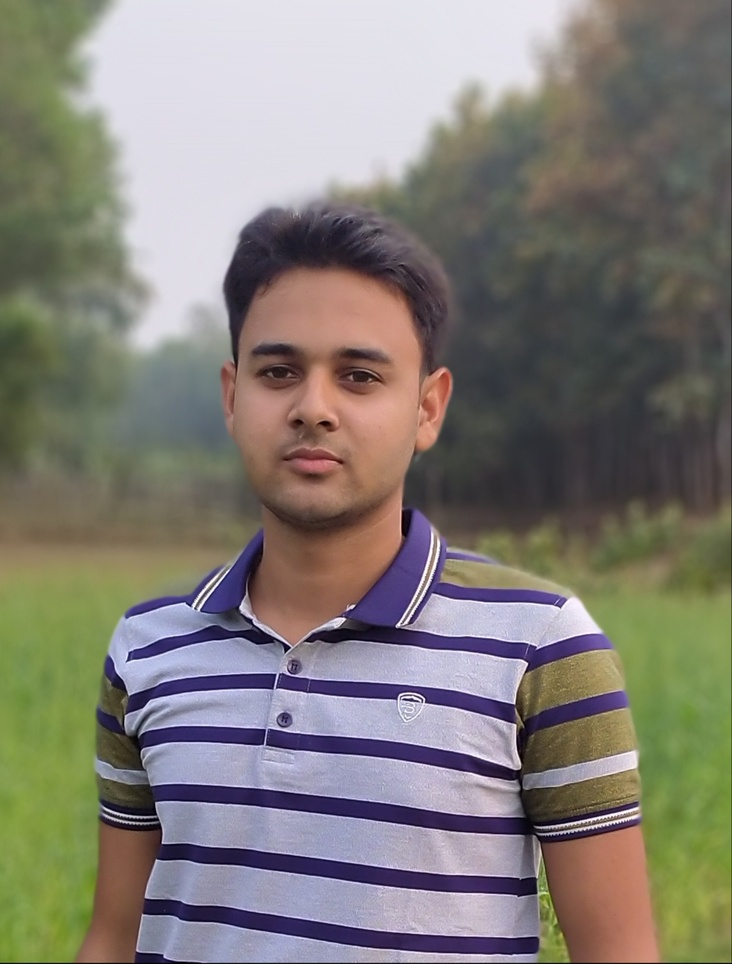
#> input picture saju.jpg, 732 x 964 px, shrunk from 1057 x 1393 before the run
$ python translation.py
#> lines starting #> are read from the running program, lines starting #| are printed output that depends on the picture
import matplotlib.pyplot as plt
import numpy as np
import cv2

image = cv2.imread('saju.jpg', cv2.IMREAD_COLOR)
#> image is the input picture: shape (964, 732, 3); mean B, G, R 118, 125.2, 129.8

height, width = image.shape[:2]
#> height = 964; width = 732

quarter_height, quarter_width = height / 4, width / 4
#> quarter_height = 241; quarter_width = 183
T = np.float32([[1, 0, quarter_width], [0, 1, quarter_height]])
#> T = [[1, 0, 183], [0, 1, 241]]
img_translation = cv2.warpAffine(image, T, (width, height))
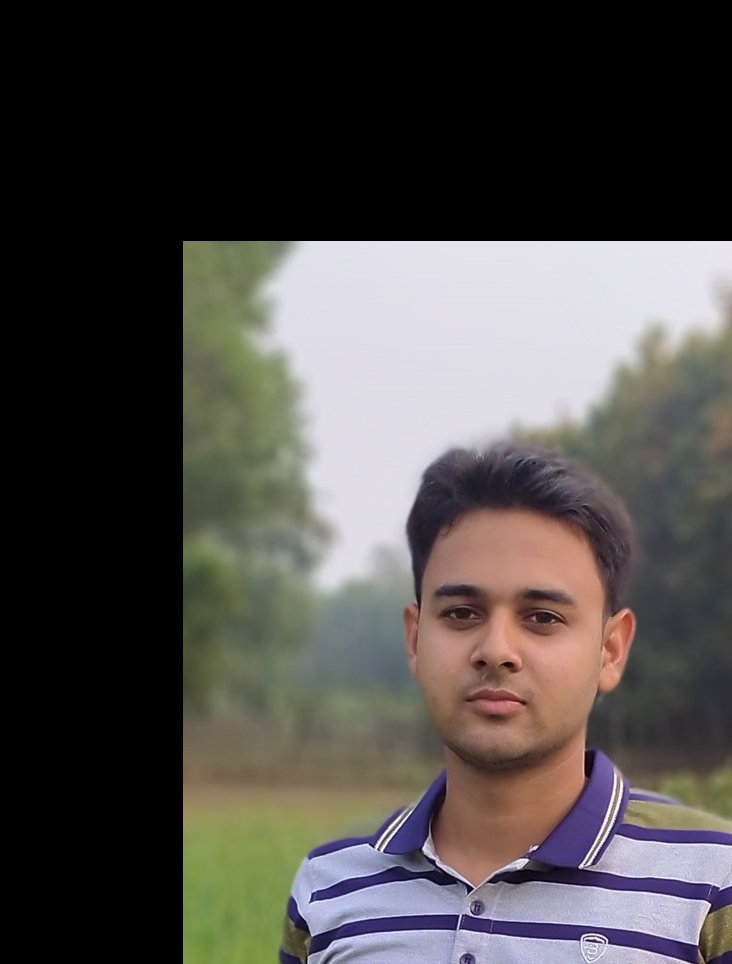
#> img_translation: shape (964, 732, 3); mean B, G, R 73.4, 76, 79.6

cv2.imshow("Originalimage", image)
cv2.imshow('Translation', img_translation)
cv2.waitKey()

cv2.destroyAllWindows()

$ run again, with image5.jpg copied over saju.jpg
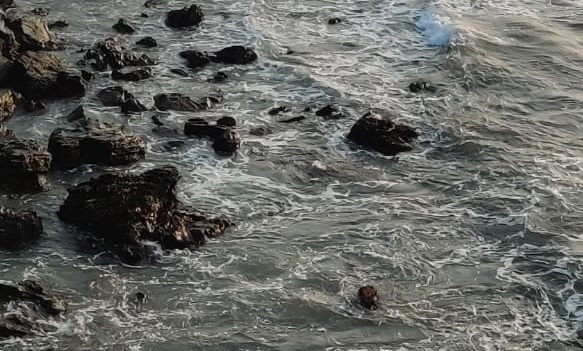
#> input picture image5.jpg, 583 x 351 px
#> image is the input picture: shape (351, 583, 3); mean B, G, R 98.3, 102.1, 100.9
#> `img_translation = cv2.warpAffine(image, T, (width, height))`:
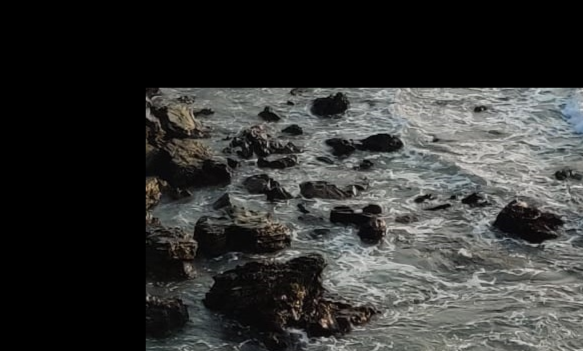
#> img_translation: shape (351, 583, 3); mean B, G, R 51.6, 53, 52.3
